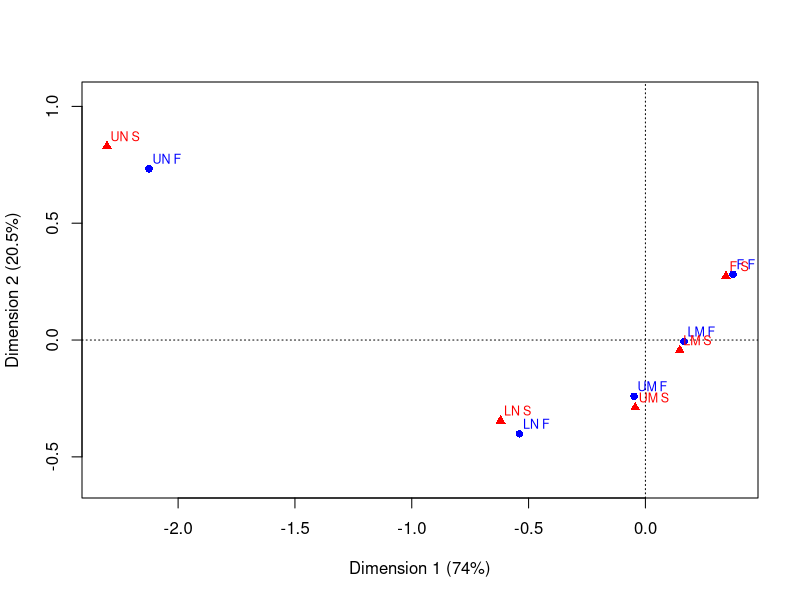
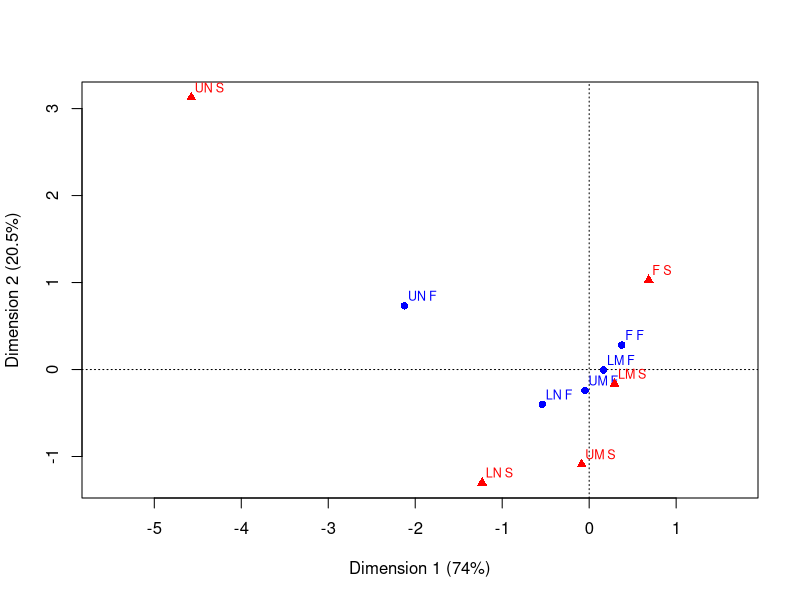
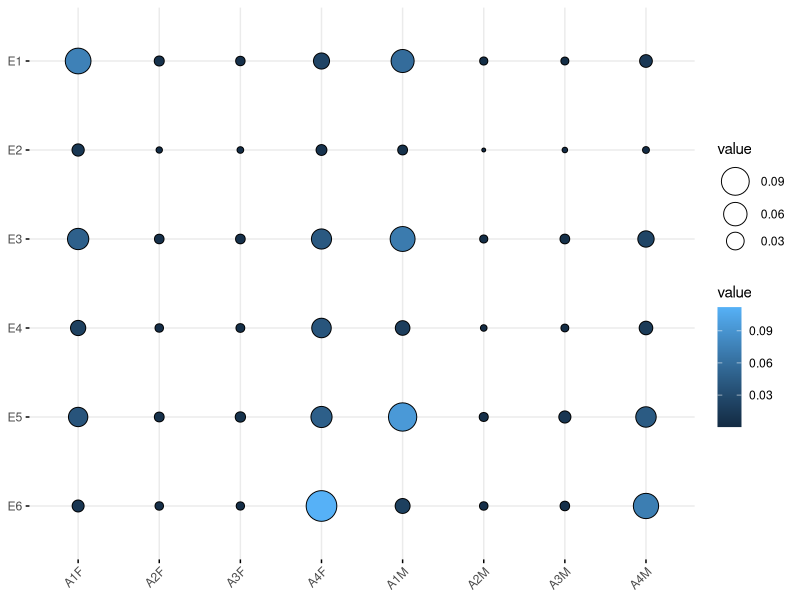
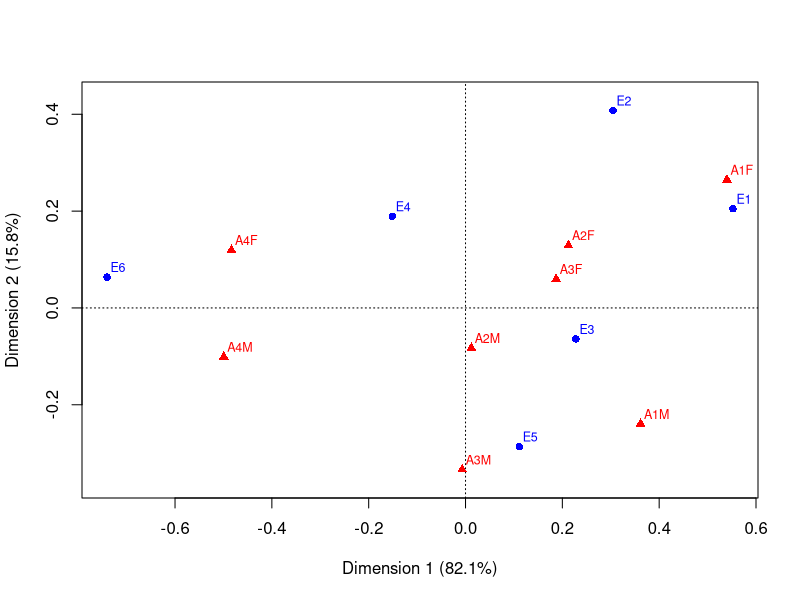

Generate these figures, in order, with R:
## ---- chunk 1
knitr::opts_chunk$set(echo = TRUE, fig.align = 'center')
## ---- chunk 2
X <- read.table("GBMobility.txt")
## ---- chunk 3
rownames(X) <- c('UN F','LN F','UM F','LM F','F F')
colnames(X) <- c('UN S','LN S','UM S','LM S','F S')
## ---- chunk 4
#converting the the data frame to a table
X <- as.matrix(X)

#checking if the table sums to 1
sum(prop.table(X))

#checking if row profiles sum to 1
rowSums(prop.table(X, margin = 1))

#checking if column profiles sum to 1
colSums(prop.table(X, margin = 2))
## ---- chunk 5
library(ca)
library(ggpubr)
## ---- chunk 6
cam <- ca(X)
## ---- chunk 7
#row standard coordinates
cam$rowcoord

#column standard coordinates
cam$colcoord

#general output
print(cam)
## ---- chunk 8
summary(cam)
## ---- chunk 9
plot(cam, map = "symmetric")
## ---- chunk 10
plot(cam, map = "rowprincipal")
## ---- chunk 11
X <- read.table("EcoActivity.txt")
## ---- chunk 12
rownames(X) <- c('E1', 'E2', 'E3', 'E4', 'E5', 'E6')
colnames(X) <- c('A1F', 'A2F','A3F', 'A4F', 'A1M', 'A2M', 'A3M', 'A4M')

Z <- prop.table(X)
ggballoonplot(Z, fill = 'value')
## ---- chunk 13
round(Z[3, 1], 3)
round(Z, 3)
## ---- chunk 14
X <- as.matrix(X)

R <- prop.table(X, margin = 1)
round(R, 3)
rowSums(R)

C <- prop.table(X, margin = 2)
round(C, 3)
colSums(C)
## ---- chunk 15
round(R[1, 1], 3)
round(R[1, 5], 3)
## ---- chunk 16
round(C[6, 4], 3)
round(C[6, 8], 3)
## ---- chunk 17
out <- ca(X)
summary(out)

sum(out$rowinertia)
## ---- chunk 18
summary(out)
## ---- chunk 19
plot(out)
